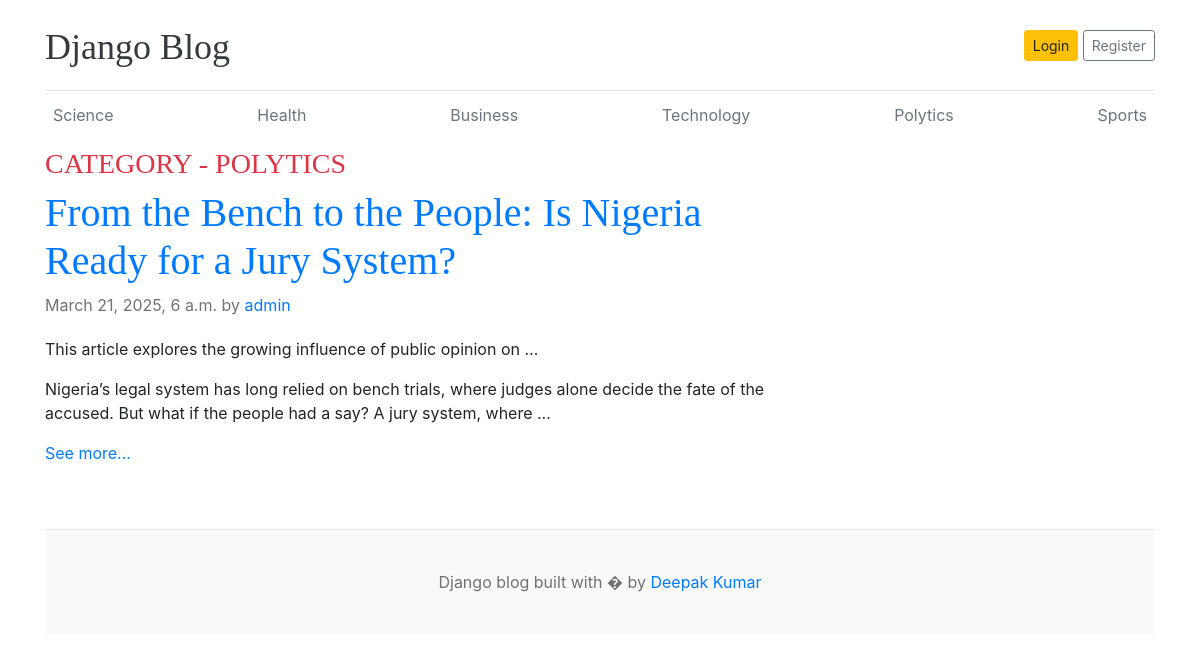
The page /category/5 on the database its author committed.
### blog/models.py (models this page shows, shortened)
class Category(models.Model):
    category_name = models.CharField(max_length=100,unique=True)
    created_at = models.DateField(auto_now_add=True)
    updated_at = models.DateField(auto_now=True)
    class Meta:
        verbose_name_plural = 'Categories'
    def __str__(self):
        return self.category_name

class Blog(models.Model):
    title = models.CharField(max_length=250,unique=True)
    slug = models.SlugField(unique=True,blank=True)
    category = models.ForeignKey(Category,on_delete=models.CASCADE)
    author = models.ForeignKey(User,on_delete=models.CASCADE)
    blog_image = models.ImageField(upload_to='uploads/%y/%m/%d')
    short_desc = models.TextField(max_length=1000)
    blog_body = models.TextField()
    status = models.CharField(max_length=100,choices=STATUS_CHOICE,default='draft')
    is_featured = models.BooleanField(default=False)
    created_at = models.DateTimeField(auto_now_add=True)
    updated_at = models.DateTimeField(auto_now=True)

### blog/views.py (the view)
# urls.py: path('category/<int:category_id>',views.posts_by_category,name="posts_by_category"),
def posts_by_category(request,category_id):
    posts = models.Blog.objects.filter(status='publish',category=category_id)
    categorys = get_object_or_404(models.Category,pk=category_id)
    contex = {
        'posts':posts,
        'categorys':categorys
    }
    return render(request,'posts_by_category.html',contex)

### blog/context_processors.py (called while the page is built)
def get_categories(request):
    category = models.Category.objects.all()
    return dict(category=category)

### blog/templates/posts_by_category.html
{% extends 'base.html' %}
{% block content %}
      <h3 class="text-uppercase text-danger">Category - {{categorys}}</h3>
      <main role="main" class="container p-0">
        <div class="row">
          <div class="col-md-8 blog-main">
            {% for post in posts%}
            <div class="blog-post">
              <h2 class="blog-post-title"><a href="{% url 'single_blog' post.slug %}">{{post.title}}</a></h2>
              <p class="blog-post-meta">
                {{post.created_at}} by <a href="#">{{post.author}}</a>
              </p>
              <p>
                {{post.short_desc | truncatewords:10 }}
              </p>
              <p>
                {{post.blog_body | truncatewords:30 }}
              </p>
              <a href="{% url "single_blog" post.slug %}">See more...</a>
            </div>
            {% endfor %}
          </div>
        </div>
      </main>
{% endblock %}

### blog/templates/header.html (shortened to what this page needs)
{% load static%}
<!DOCTYPE html>
<html lang="en">
  <head>
    <link
      href="https://getbootstrap.com/docs/4.0/dist/css/bootstrap.min.css"
      rel="stylesheet"
    />
    <link href="{% static 'css/blog.css'%}" rel="stylesheet" />
  </head>
  <body>
    <div class="container">
      <header class="blog-header py-3">
        <div class="row flex-nowrap justify-content-between align-items-center">
          <div class="col-8 pt-1">
            <a class="blog-header-logo text-dark" href="/">Django Blog</a>
          </div>
          <div class="col-4 d-flex justify-content-end align-items-center">
            <a class="btn btn-sm btn-warning" href="#">Login</a> &nbsp;
            <a class="btn btn-sm btn-outline-secondary" href="#">Register</a>
          </div>
        </div>
      </header>
      <div class="nav-scroller py-1 mb-2">
        <nav class="nav d-flex justify-content-between">
          {% for cat in category%}
          <a class="p-2 text-muted" href="{% url "posts_by_category" cat.id %} ">{{ cat.category_name }}</a>
          {% endfor%}
        </nav>
      </div>

### blog/static/css/blog.css (style rules this page uses)
.blog-header { border-bottom: 1px solid #e5e5e5; }
.blog-header-logo { font-family: "Playfair Display", Georgia, "Times New Roman", serif; font-size: 2.25rem; }
h1, h2, h3, h4, h5, h6 { font-family: "Playfair Display", Georgia, "Times New Roman", serif; }
.blog-post { margin-bottom: 4rem; }
.blog-post-title { font-size: 2.5rem; }
.blog-post-meta { margin-bottom: 1.25rem; color: #727272; }

### rows shown on the page
Category: category_name "Science"
Category: category_name "Health"
Category: category_name "Business"
Category: category_name "Technology"
Category: category_name "Polytics", category_name "POLYTICS"
Category: category_name "Sports"
Blog: title "From the Bench to the People: Is Nigeria Ready for a Jury System?", created_at "March 21, 2025, 6 a.m.", author "admin", short_desc "This article explores the growing influence of public opinion on …", blog_body "Nigeria’s legal system has long relied on bench trials, where judges alone decide the fate of the accused. But what if the people had a say? A jury system, where …"
